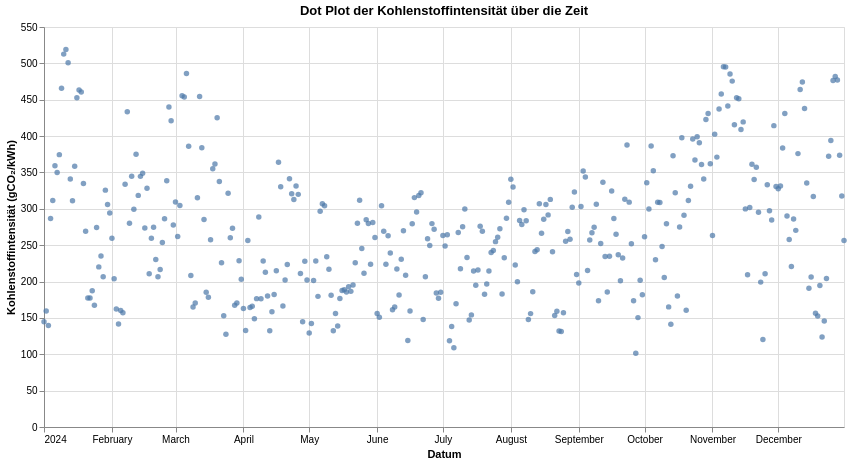

The notebook cell saved with this chart:
### Code cell
import pandas as pd
import altair as alt

# Datei einlesen
df = pd.read_csv("DE_2024_daily.csv")

# Datumsspalte umwandeln
df["Datetime (UTC)"] = pd.to_datetime(df["Datetime (UTC)"])

# Dot Plot erstellen
chart = alt.Chart(df).mark_circle().encode(
    x=alt.X("Datetime (UTC):T", title="Datum"),
    y=alt.Y("Carbon Intensity gCO₂eq/kWh (direct):Q", title="Kohlenstoffintensität (gCO₂/kWh)"),
    tooltip=["Datetime (UTC)", "Carbon Intensity gCO₂eq/kWh (direct)"]
).properties(
    title="Dot Plot der Kohlenstoffintensität über die Zeit",
    width=800,
    height=400
)

chart

### Figure 1 — Vega-Lite specification as saved in the notebook (floating-point values rounded to 4 significant figures; data arrays with more than 128 entries replaced by an {"elided": "..."} marker saying what was removed)
{"config": {"view": {"continuousWidth": 300, "continuousHeight": 300}}, "data": {"name": "data-0fd28e34afc41b9f0611385272780a8b"}, "mark": {"type": "circle"}, "encoding": {"tooltip": [{"field": "Datetime (UTC)", "type": "temporal"}, {"field": "Carbon Intensity gCO₂eq/kWh (direct)", "type": "quantitative"}], "x": {"field": "Datetime (UTC)", "title": "Datum", "type": "temporal"}, "y": {"field": "Carbon Intensity gCO₂eq/kWh (direct)", "title": "Kohlenstoffintensität (gCO₂/kWh)", "type": "quantitative"}}, "height": 400, "title": "Dot Plot der Kohlenstoffintensität über die Zeit", "width": 800, "$schema": "https://vega.github.io/schema/vega-lite/v5.20.1.json", "datasets": {"data-0fd28e34afc41b9f0611385272780a8b": {"elided": "366 records"}}}
